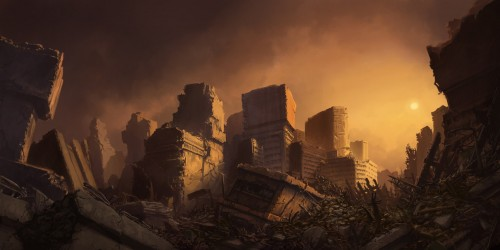
#> input picture data/t1.jpg, 500 x 250 px
$ python Negativo.py
#> lines starting #> are read from the running program, lines starting #| are printed output that depends on the picture
import cv2
import numpy as np

#negativo

# Imagem é carregada, primeiro parametro é o caminho da imagem e o segundo parametro é uma flag para definir se a imagem é lida em colorido ou preto e branco
img_in = cv2.imread('data/t1.jpg',0)
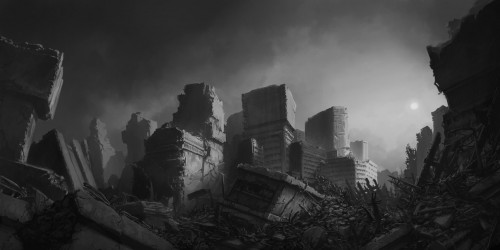
#> img_in: shape (250, 500); min 3, max 226, mean 58.9

# Explicação da implementação em python:
#   A variavel img_in e img_out, sem utilizar a função cv2.imshow retorna uma matriz contendo os valores da imagem
#   ao diminuir todos os valores da matriz por 255 resulta nas cores inverterem, criando assim a imagem negativa
img_out = 255 - img_in
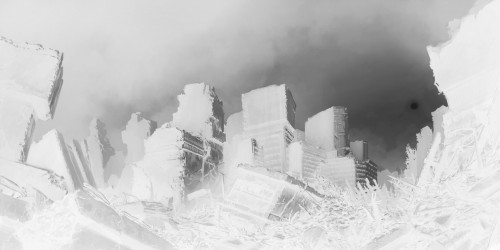
#> img_out: shape (250, 500); min 29, max 252, mean 196.1

print("Matriz original: ")
print(img_in)
#> (printed output is left out)
print("Matriz negativa: ")
print(img_out)
#> (printed output is left out)

# Imagem de entrada é carregada em uma janela primeiro, em seguida espera o usuário apertar 0 para mostrar a imagem de saida em outra janela
# Por fim, ao apertar 0 denovo fecha as janelas o programa é encerrado
cv2.imshow('in', img_in)
cv2.waitKey(0)
cv2.imshow('out', img_out)
cv2.waitKey(0)
cv2.destroyAllWindows()

$ run again, with data/t2.jpg copied over data/t1.jpg
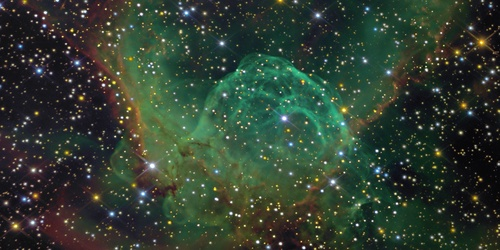
#> input picture data/t2.jpg, 500 x 250 px
#> `img_in = cv2.imread('data/t1.jpg',0)`:
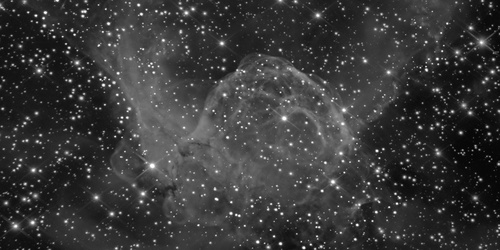
#> img_in: shape (250, 500); min 0, max 255, mean 56.9
#> `img_out = 255 - img_in`:
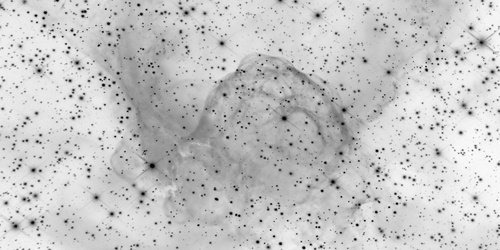
#> img_out: shape (250, 500); min 0, max 255, mean 198.1
#> (printed output is left out)
#> (printed output is left out)
